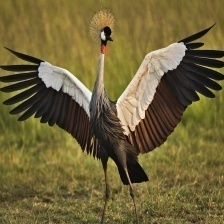
#> input picture dataset/train/AFRICAN CROWNED CRANE/002.jpg, 224 x 224 px; its folder holds only this picture in this run
$ python trainning.py   (older library calls are emulated)
#> lines starting #> are read from the running program, lines starting #| are printed output that depends on the picture
from sklearn.preprocessing import LabelEncoder
from sklearn.preprocessing import MinMaxScaler
import numpy as np
import mahotas
import cv2
import os
import h5py
import glob


# path to output
output_path = "D:\\Term2_Fourth_Year\\CSDLDPT\\DemoCSDLPT\\output"

# path to training data
train_path = "D:\\Term2_Fourth_Year\\CSDLDPT\\DemoCSDLPT\\dataset\\train"

# get the training labels
train_labels = os.listdir(train_path)
train_labels.sort()

# fixed-sizes for image
fixed_size = tuple((250, 250))

# bins for histogram
bins = 8

# empty lists to hold feature vectors and labels
global_features = []
labels = []

# feature-descriptor-1: Hu Moments


def fd_hu_moments(image):
    image = cv2.cvtColor(image, cv2.COLOR_BGR2GRAY)
    feature = cv2.HuMoments(cv2.moments(image)).flatten()
    return feature

# feature-descriptor-2: Haralick Texture


def fd_haralick(image):
    # convert the image to grayscale
    gray = cv2.cvtColor(image, cv2.COLOR_BGR2GRAY)
    # compute the haralick texture feature vector
    haralick = mahotas.features.haralick(gray).mean(axis=0)
    # return the result
    return haralick

# feature-descriptor-3: Color Histogram


def fd_histogram(image, mask=None):
    # convert the image to HSV color-space
    image = cv2.cvtColor(image, cv2.COLOR_BGR2HSV)
    # compute the color histogram
    hist = cv2.calcHist([image], [0, 1, 2], None, [
                        bins, bins, bins], [0, 256, 0, 256, 0, 256])
    # normalize the histogram
    cv2.normalize(hist, hist)
    # return the histogram
    return hist.flatten()

    # # convert the image to HSV color-space
    # image = cv2.cvtColor(image, cv2.COLOR_BGR2HSV)
    # # compute the color histogram
    # # hist = cv2.calcHist([image], [0, 1, 2], None, [
    # #                     bins, bins, bins], [0, 256, 0, 256, 0, 256])
    # h = cv2.calcHist(image, [0], None, [bins], [0, 256])
    # s = cv2.calcHist(image, [1], None, [bins], [0, 256])
    # v = cv2.calcHist(image, [2], None, [bins], [0, 256])
    # # normalize the histogram
    # # cv2.normalize(hist, hist)
    # # return the histogram
    # histogram = np.hstack([h,s,v]).flatten()
    # return histogram

# read image form each folder


# loop over the training data sub-folders
for training_name in train_labels:
    # join the training data path and each species training folder
    dir = os.path.join(train_path, training_name)

    # get the current training label
    current_label = training_name
    # loop over the images in each sub-folder
    for file in glob.glob(dir + "\\*.jpg"):
        # get the image file name
        print(file)
        # read the image and resize it oto a fixed-size
        try:
            image = cv2.imread(file)
#> image is the input picture: shape (224, 224, 3); mean B, G, R 56.8, 99.8, 112.4
            image = cv2.resize(image, fixed_size)
#> image: shape (250, 250, 3)
        except Exception as e:
            print(str(e))
        ####################################
        # Global Feature extraction
        ####################################
        fv_hu_moments = fd_hu_moments(image)
#> in fd_hu_moments, `image = cv2.cvtColor(image, cv2.COLOR_BGR2GRAY)`:
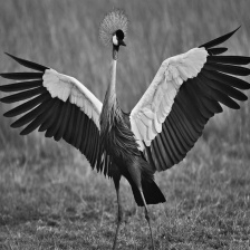
#> image: shape (250, 250); min 6, max 243, mean 98.5
#> in fd_hu_moments, `feature = cv2.HuMoments(cv2.moments(image)).flatten()`: feature = [0.00167, 8.47e-09, 3.26e-12, 1.24e-11, -7.68e-23, 1.1e-15, 1.65e-23]
#> fv_hu_moments has the same summary as feature in fd_hu_moments
#> (the run stopped early here; a loop or call above may not have finished)

$ run again, on dataset/train/BALD EAGLE/001.jpg
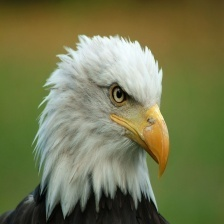
#> input picture dataset/train/BALD EAGLE/001.jpg, 224 x 224 px
#> image is the input picture: shape (224, 224, 3); mean B, G, R 79.6, 120, 116.2
#> in fd_hu_moments, `image = cv2.cvtColor(image, cv2.COLOR_BGR2GRAY)`:
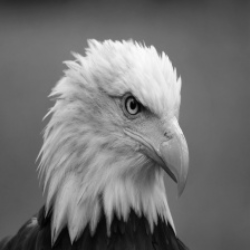
#> image: shape (250, 250); min 1, max 252, mean 114.1
#> feature = [0.00122, 3.57e-09, 2.65e-12, 7.7e-12, 2.63e-23, -6.08e-17, -2.28e-23]
#> fv_hu_moments has the same summary as feature in fd_hu_moments

$ run again, on dataset/train/AFRICAN CROWNED CRANE/006.jpg
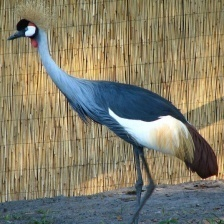
#> input picture dataset/train/AFRICAN CROWNED CRANE/006.jpg, 224 x 224 px
#> image is the input picture: shape (224, 224, 3); mean B, G, R 105.9, 126, 131
#> `image = cv2.resize(image, fixed_size)`:
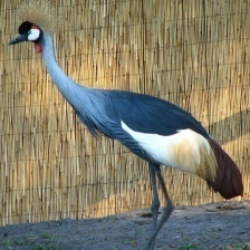
#> image: shape (250, 250, 3); mean B, G, R 105.7, 125.8, 130.9
#> in fd_hu_moments, `image = cv2.cvtColor(image, cv2.COLOR_BGR2GRAY)`:
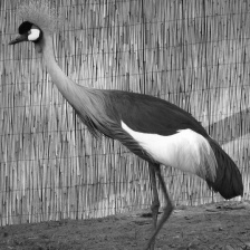
#> image: shape (250, 250); min 6, max 255, mean 125.1
#> feature = [0.00128, 3.11e-09, 2.2e-12, 1.73e-12, -3.35e-24, -1.43e-17, 2.59e-25]
#> fv_hu_moments has the same summary as feature in fd_hu_moments
